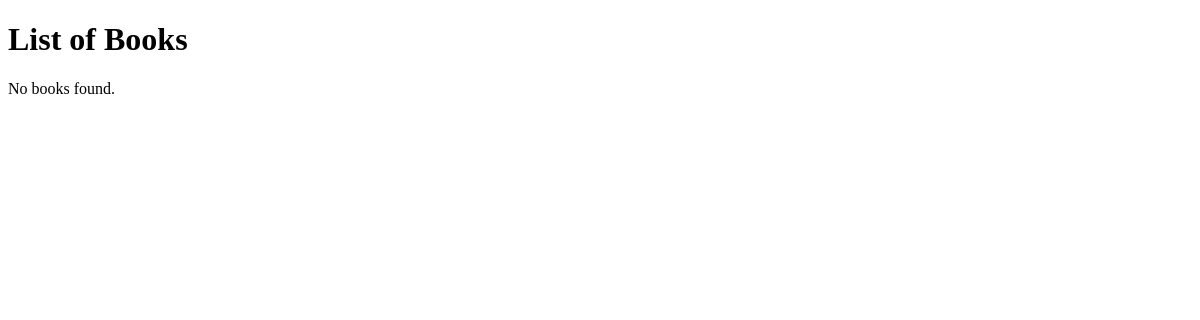
Before: /books/simple/query with the older database file.
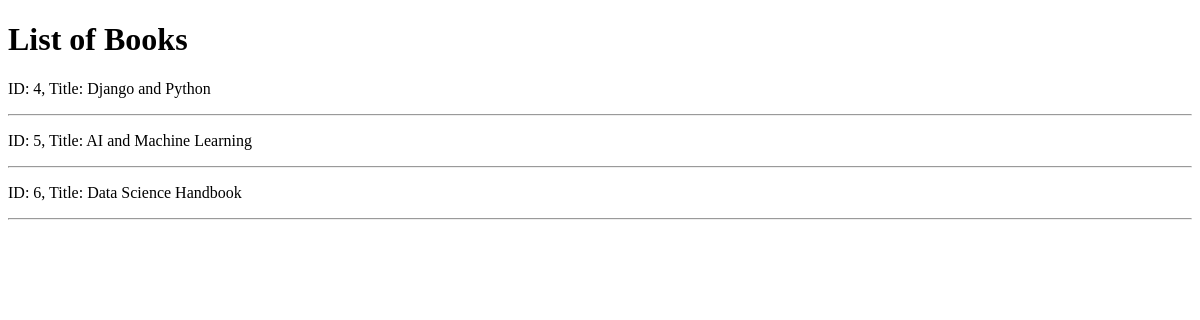
After: the same page with the newer database file.
### apps/bookmodule/models.py (models this page shows)
class Book(models.Model):
    title = models.CharField(max_length = 50)
    author = models.CharField(max_length = 50)
    price = models.FloatField(default = 0.0)
    edition = models.SmallIntegerField(default = 1)

### apps/bookmodule/views.py (the view)
# urls.py: path("simple/query", views.simple_query, name="simple_query"),
def simple_query(request):
    mybooks = Book.objects.filter(title__icontains='and')  # <- multiple objects
    return render(request, 'bookmodule/bookList.html', {'books': mybooks})

### apps/bookmodule/templates/bookmodule/bookList.html (shortened to what this page needs)
<!DOCTYPE html>
<html lang="en">
<head>
</head>
<body>
    <h1>List of Books</h1>
    {% for obj in books %}
        <p>ID: {{ obj.id }}, Title: {{ obj.title }}</p>
        <hr>
    {% empty %}
        <p>No books found.</p>
    {% endfor %}
</body>
</html>

Changed rows visible on the page:
added Book: id "4", title "Django and Python"
added Book: id "5", title "AI and Machine Learning"
added Book: id "6", title "Data Science Handbook"
Other visible differences:
text no longer shown: "No books found."
